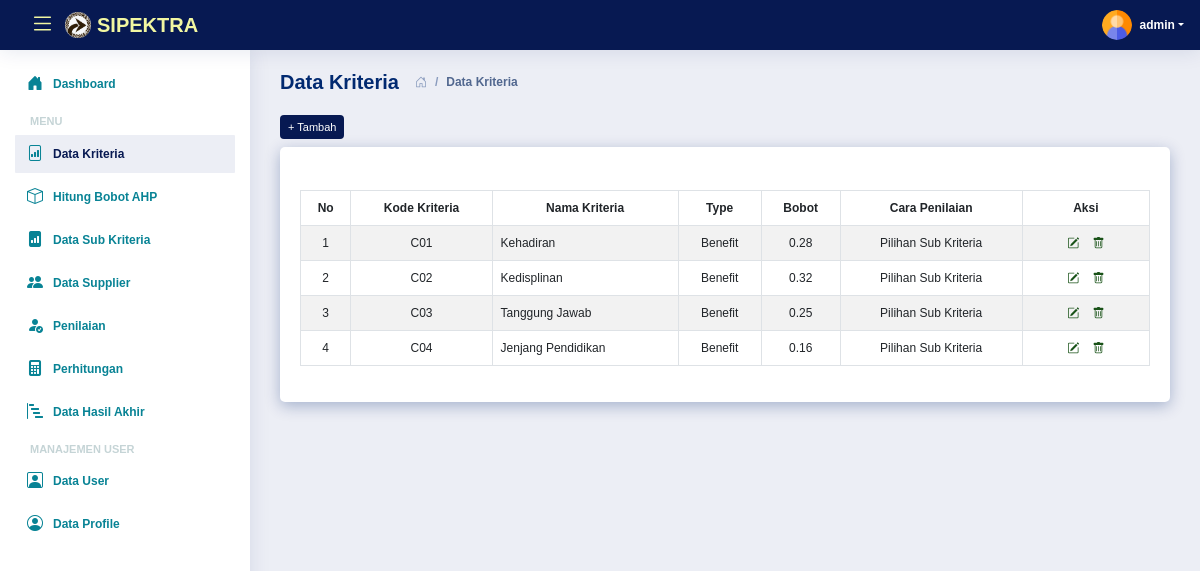
The app's page /list-kriteria.php (signed in) with its own data.
### tables this page shows
CREATE TABLE `kriteria` (
  `id_kriteria` int(11) NOT NULL,
  `kode_kriteria` varchar(255) DEFAULT NULL,
  `nama` varchar(255) DEFAULT NULL,
  `type` enum('Benefit','Cost') DEFAULT NULL,
  `ada_pilihan` tinyint(1) DEFAULT NULL,
  `bobot` float DEFAULT NULL
);

### list-kriteria.php (the view, shortened to what this page needs)
<?php
require_once('includes/init.php');
require_once('template/header.php');
?>
<div class="d-sm-flex align-items-center justify-content-between">
	<div class="pagetitle d-flex align-items-center">
		<h1 class="me-3">Data Kriteria</h1>
		<nav>
			<ol class="breadcrumb mb-0">
				<li class="breadcrumb-item"><a href="index.php"><i class="bi bi-house-door"></i></a></li>
				<li class="breadcrumb-item active" aria-current="page">Data Kriteria</li>
			</ol>
		</nav>
	</div>
</div>
<div class="mb-2">
	<a href="tambah-kriteria.php" class="btn btn-success btn-sm"> + Tambah</a>
</div>
<div class="card">
	<div class="card-body">
		<h5 class="card-title"></h5>
		<div class="table-responsive">
			<table class="table table-striped table-bordered" width="100%" cellspacing="0">
				<thead>
					<tr align="center">
						<th>No</th>
						<th>Kode Kriteria</th>
						<th>Nama Kriteria</th>
						<th>Type</th>
						<th>Bobot</th>
						<th>Cara Penilaian</th>
						<th width="15%">Aksi</th>
					</tr>
				</thead>
				<tbody>
					<?php
					$no = 1;
					$query = mysqli_query($koneksi, "SELECT * FROM kriteria ORDER BY kode_kriteria ASC");
					while ($data = mysqli_fetch_array($query)):
						?>
						<tr align="center">
							<td><?php echo $no; ?></td>
							<td><?php echo $data['kode_kriteria']; ?></td>
							<td align="left"><?php echo $data['nama']; ?></td>
							<td><?php echo $data['type']; ?></td>
							<td>
								<?php
								if (empty($data['bobot'])) {
									echo "-";
								} else {
									echo $data['bobot'];
								}
								?>
							</td>
							<td><?php echo ($data['ada_pilihan']) ? 'Pilihan Sub Kriteria' : 'Input Langsung'; ?></td>
							<td>
								<div>
									<a data-toggle="tooltip" data-placement="bottom" title="Edit Data"
										href="edit-kriteria.php?id=<?php echo $data['id_kriteria']; ?>">
										<i class="bi bi-pencil-square" style="margin-right: 10px;"></i>
									</a>
									<a data-toggle="tooltip" data-placement="bottom" title="Hapus Data"
										href="hapus-kriteria.php?id=<?php echo $data['id_kriteria']; ?>"
										onclick="return confirm('Apakah anda yakin untuk menghapus data ini')">
										<i class="bi bi-trash"></i>
									</a>
								</div>
							</td>
						</tr>
						<?php
						$no++;
					endwhile; ?>
				</tbody>
			</table>
		</div>
	</div>
</div>
<?php
require_once('template/footer.php');
?>

### assets/css/style.css (style rules this page uses)
:root { scroll-behavior: smooth; }
body { font-family: "Montserrat", sans-serif; background: #eceef5; color: #071952; }
a { color: #1A5319; text-decoration: none; }
h1, h2, h3, h4, h5, h6 { font-family: "Montserrat", sans-serif; }
.pagetitle { margin-bottom: 20px; }
.pagetitle h1 { font-size: 20px; margin-bottom: 0; font-weight: 600; color: #012970; }
.card { margin-bottom: 30px; border: none; border-radius: 5px; box-shadow: 0px 4px 15px rgba(1, 41, 112, 0.3); }
.card-title { padding: 20px 0 15px 0; font-size: 15px; font-weight: 600; color: #071952; font-family: "Montserrat", sans-serif; }
.card-body { padding: 0 20px 20px 20px; font-size: 12px; }
.btn-sm { font-size: 11px; background-color:#071952 ; color: #fff; border: none; }
.breadcrumb { font-size: 12px; font-family: "Montserrat", sans-serif; color: #899bbd; font-weight: 600; }
.breadcrumb a { color: #899bbd; transition: 0.3s; }
.breadcrumb .breadcrumb-item::before { color: #899bbd; }
.breadcrumb .active { color: #51678f; font-weight: 600; }

### records on screen
kriteria: kode_kriteria "C01", nama "Kehadiran", type "Benefit", bobot "0.28", ada_pilihan "Pilihan Sub Kriteria"
kriteria: kode_kriteria "C02", nama "Kedisplinan", type "Benefit", bobot "0.32", ada_pilihan "Pilihan Sub Kriteria"
kriteria: kode_kriteria "C03", nama "Tanggung Jawab", type "Benefit", bobot "0.25", ada_pilihan "Pilihan Sub Kriteria"
kriteria: kode_kriteria "C04", nama "Jenjang Pendidikan", type "Benefit", bobot "0.16", ada_pilihan "Pilihan Sub Kriteria"

### other values on screen
$_SESSION['username'] "admin"
